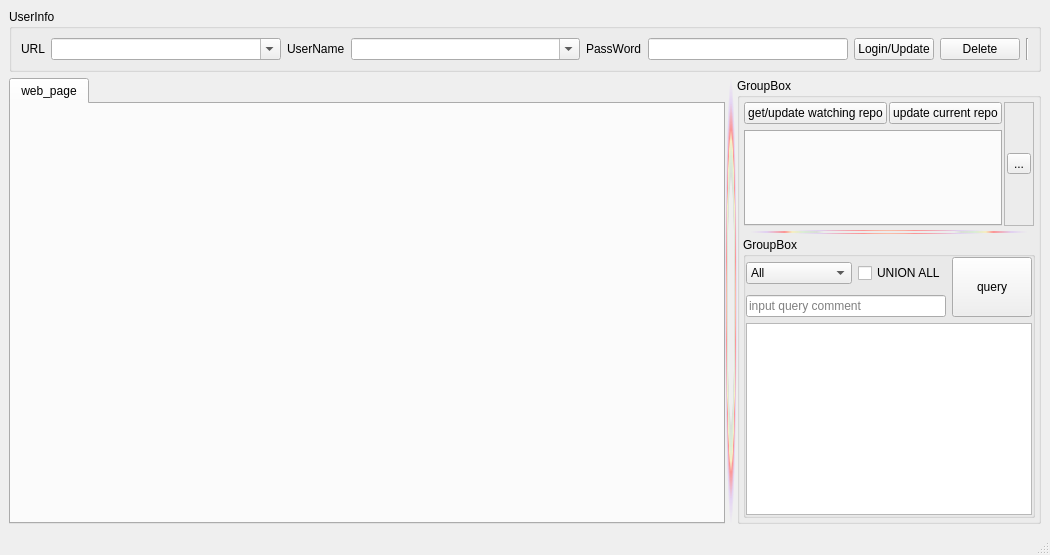
<?xml version="1.0" encoding="UTF-8"?>
<ui version="4.0">
 <class>MainWindow</class>
 <widget class="QMainWindow" name="MainWindow">
  <property name="geometry">
   <rect>
    <x>0</x>
    <y>0</y>
    <width>1050</width>
    <height>555</height>
   </rect>
  </property>
  <property name="windowTitle">
   <string>MainWindow</string>
  </property>
  <widget class="QWidget" name="centralwidget">
   <layout class="QVBoxLayout" name="verticalLayout">
    <item>
     <widget class="QWidget" name="widget" native="true">
      <layout class="QHBoxLayout" name="horizontalLayout_5">
       <property name="spacing">
        <number>6</number>
       </property>
       <property name="leftMargin">
        <number>0</number>
       </property>
       <property name="topMargin">
        <number>0</number>
       </property>
       <property name="rightMargin">
        <number>0</number>
       </property>
       <property name="bottomMargin">
        <number>0</number>
       </property>
       <item>
        <widget class="QGroupBox" name="groupBox_3">
         <property name="title">
          <string>UserInfo</string>
         </property>
         <layout class="QHBoxLayout" name="horizontalLayout_2">
          <item>
           <widget class="QLabel" name="label_14">
            <property name="sizePolicy">
             <sizepolicy hsizetype="Fixed" vsizetype="Preferred">
              <horstretch>0</horstretch>
              <verstretch>0</verstretch>
             </sizepolicy>
            </property>
            <property name="text">
             <string>URL</string>
            </property>
           </widget>
          </item>
          <item>
           <widget class="QComboBox" name="web_site_cb">
            <property name="sizePolicy">
             <sizepolicy hsizetype="Expanding" vsizetype="Fixed">
              <horstretch>0</horstretch>
              <verstretch>0</verstretch>
             </sizepolicy>
            </property>
            <property name="editable">
             <bool>true</bool>
            </property>
            <property name="insertPolicy">
             <enum>QComboBox::InsertAtTop</enum>
            </property>
           </widget>
          </item>
          <item>
           <widget class="QLabel" name="label_2">
            <property name="sizePolicy">
             <sizepolicy hsizetype="Fixed" vsizetype="Preferred">
              <horstretch>0</horstretch>
              <verstretch>0</verstretch>
             </sizepolicy>
            </property>
            <property name="text">
             <string>UserName</string>
            </property>
           </widget>
          </item>
          <item>
           <widget class="QComboBox" name="web_user_cb">
            <property name="sizePolicy">
             <sizepolicy hsizetype="Expanding" vsizetype="Fixed">
              <horstretch>0</horstretch>
              <verstretch>0</verstretch>
             </sizepolicy>
            </property>
            <property name="editable">
             <bool>true</bool>
            </property>
            <property name="insertPolicy">
             <enum>QComboBox::InsertAtTop</enum>
            </property>
           </widget>
          </item>
          <item>
           <widget class="QLabel" name="label_3">
            <property name="sizePolicy">
             <sizepolicy hsizetype="Fixed" vsizetype="Preferred">
              <horstretch>0</horstretch>
              <verstretch>0</verstretch>
             </sizepolicy>
            </property>
            <property name="text">
             <string>PassWord</string>
            </property>
           </widget>
          </item>
          <item>
           <widget class="QLineEdit" name="web_pwd_le">
            <property name="sizePolicy">
             <sizepolicy hsizetype="Expanding" vsizetype="Fixed">
              <horstretch>0</horstretch>
              <verstretch>0</verstretch>
             </sizepolicy>
            </property>
            <property name="minimumSize">
             <size>
              <width>90</width>
              <height>0</height>
             </size>
            </property>
            <property name="maximumSize">
             <size>
              <width>200</width>
              <height>16777215</height>
             </size>
            </property>
            <property name="text">
             <string/>
            </property>
            <property name="echoMode">
             <enum>QLineEdit::Password</enum>
            </property>
           </widget>
          </item>
          <item>
           <widget class="QPushButton" name="main_login_btn">
            <property name="sizePolicy">
             <sizepolicy hsizetype="Fixed" vsizetype="Fixed">
              <horstretch>0</horstretch>
              <verstretch>0</verstretch>
             </sizepolicy>
            </property>
            <property name="text">
             <string>Login/Update</string>
            </property>
           </widget>
          </item>
          <item>
           <widget class="QPushButton" name="main_del_user_btn">
            <property name="sizePolicy">
             <sizepolicy hsizetype="Fixed" vsizetype="Fixed">
              <horstretch>0</horstretch>
              <verstretch>0</verstretch>
             </sizepolicy>
            </property>
            <property name="text">
             <string>Delete</string>
            </property>
           </widget>
          </item>
          <item>
           <widget class="Line" name="line_3">
            <property name="orientation">
             <enum>Qt::Vertical</enum>
            </property>
           </widget>
          </item>
         </layout>
        </widget>
       </item>
      </layout>
     </widget>
    </item>
    <item>
     <widget class="QSplitter" name="splitter">
      <property name="sizePolicy">
       <sizepolicy hsizetype="Expanding" vsizetype="Expanding">
        <horstretch>0</horstretch>
        <verstretch>0</verstretch>
       </sizepolicy>
      </property>
      <property name="styleSheet">
       <string notr="true">QSplitter::handle{
background-color: qradialgradient(spread:pad, cx:0.5, cy:0.5, radius:0.5, fx:0.5, fy:0.5, stop:0 rgba(0, 0, 0, 0), stop:0.52 rgba(0, 0, 0, 0), stop:0.565 rgba(82, 121, 76, 33), stop:0.65 rgba(159, 235, 148, 64), stop:0.721925 rgba(255, 238, 150, 129), stop:0.77 rgba(255, 128, 128, 204), stop:0.89 rgba(191, 128, 255, 64), stop:1 rgba(0, 0, 0, 0));
}
QSplitter::handle:vertical  {
	margin:3px;
}</string>
      </property>
      <property name="frameShape">
       <enum>QFrame::NoFrame</enum>
      </property>
      <property name="orientation">
       <enum>Qt::Horizontal</enum>
      </property>
      <property name="handleWidth">
       <number>6</number>
      </property>
      <widget class="QTabWidget" name="tabWidget">
       <property name="sizePolicy">
        <sizepolicy hsizetype="Expanding" vsizetype="Expanding">
         <horstretch>9</horstretch>
         <verstretch>0</verstretch>
        </sizepolicy>
       </property>
       <property name="currentIndex">
        <number>0</number>
       </property>
       <widget class="MainWebFrom" name="wycz_tab__wid">
        <attribute name="title">
         <string>web_page</string>
        </attribute>
       </widget>
      </widget>
      <widget class="QGroupBox" name="groupBox">
       <property name="sizePolicy">
        <sizepolicy hsizetype="Preferred" vsizetype="Preferred">
         <horstretch>1</horstretch>
         <verstretch>0</verstretch>
        </sizepolicy>
       </property>
       <property name="title">
        <string>GroupBox</string>
       </property>
       <layout class="QVBoxLayout" name="verticalLayout_2">
        <property name="leftMargin">
         <number>3</number>
        </property>
        <property name="topMargin">
         <number>3</number>
        </property>
        <property name="rightMargin">
         <number>3</number>
        </property>
        <property name="bottomMargin">
         <number>3</number>
        </property>
        <item>
         <widget class="QSplitter" name="splitter_2">
          <property name="sizePolicy">
           <sizepolicy hsizetype="Preferred" vsizetype="Expanding">
            <horstretch>0</horstretch>
            <verstretch>9</verstretch>
           </sizepolicy>
          </property>
          <property name="orientation">
           <enum>Qt::Vertical</enum>
          </property>
          <widget class="QFrame" name="repo_frame">
           <property name="sizePolicy">
            <sizepolicy hsizetype="Preferred" vsizetype="Expanding">
             <horstretch>0</horstretch>
             <verstretch>9</verstretch>
            </sizepolicy>
           </property>
           <layout class="QGridLayout" name="gridLayout">
            <property name="leftMargin">
             <number>1</number>
            </property>
            <property name="topMargin">
             <number>1</number>
            </property>
            <property name="rightMargin">
             <number>1</number>
            </property>
            <property name="bottomMargin">
             <number>1</number>
            </property>
            <property name="horizontalSpacing">
             <number>2</number>
            </property>
            <item row="0" column="0">
             <widget class="QPushButton" name="get_watching_btn">
              <property name="sizePolicy">
               <sizepolicy hsizetype="Expanding" vsizetype="Fixed">
                <horstretch>0</horstretch>
                <verstretch>0</verstretch>
               </sizepolicy>
              </property>
              <property name="text">
               <string>get/update watching repo</string>
              </property>
             </widget>
            </item>
            <item row="0" column="1">
             <widget class="QPushButton" name="re_select_btn">
              <property name="sizePolicy">
               <sizepolicy hsizetype="Expanding" vsizetype="Fixed">
                <horstretch>0</horstretch>
                <verstretch>0</verstretch>
               </sizepolicy>
              </property>
              <property name="text">
               <string>update current repo</string>
              </property>
             </widget>
            </item>
            <item row="1" column="0" colspan="2">
             <widget class="QTabWidget" name="repo_tabWidget">
              <property name="tabPosition">
               <enum>QTabWidget::North</enum>
              </property>
              <property name="currentIndex">
               <number>-1</number>
              </property>
             </widget>
            </item>
            <item row="0" column="2" rowspan="2">
             <widget class="QFrame" name="toolbar_frame">
              <property name="sizePolicy">
               <sizepolicy hsizetype="Fixed" vsizetype="Preferred">
                <horstretch>0</horstretch>
                <verstretch>0</verstretch>
               </sizepolicy>
              </property>
              <property name="frameShape">
               <enum>QFrame::StyledPanel</enum>
              </property>
              <property name="frameShadow">
               <enum>QFrame::Raised</enum>
              </property>
              <layout class="QGridLayout" name="gridLayout_3">
               <property name="leftMargin">
                <number>2</number>
               </property>
               <property name="topMargin">
                <number>2</number>
               </property>
               <property name="rightMargin">
                <number>2</number>
               </property>
               <property name="bottomMargin">
                <number>2</number>
               </property>
               <item row="0" column="0">
                <widget class="QToolButton" name="toolButton">
                 <property name="text">
                  <string>...</string>
                 </property>
                </widget>
               </item>
              </layout>
             </widget>
            </item>
           </layout>
          </widget>
          <widget class="QGroupBox" name="groupBox_2">
           <property name="sizePolicy">
            <sizepolicy hsizetype="Preferred" vsizetype="Preferred">
             <horstretch>0</horstretch>
             <verstretch>0</verstretch>
            </sizepolicy>
           </property>
           <property name="title">
            <string>GroupBox</string>
           </property>
           <layout class="QGridLayout" name="gridLayout_2">
            <property name="leftMargin">
             <number>0</number>
            </property>
            <property name="topMargin">
             <number>0</number>
            </property>
            <property name="rightMargin">
             <number>0</number>
            </property>
            <property name="bottomMargin">
             <number>0</number>
            </property>
            <property name="horizontalSpacing">
             <number>6</number>
            </property>
            <item row="1" column="0">
             <widget class="QLineEdit" name="filter_le">
              <property name="placeholderText">
               <string>input query comment</string>
              </property>
             </widget>
            </item>
            <item row="2" column="0" colspan="2">
             <widget class="QTableView" name="filter_tv">
              <property name="selectionBehavior">
               <enum>QAbstractItemView::SelectRows</enum>
              </property>
             </widget>
            </item>
            <item row="0" column="1" rowspan="2">
             <widget class="QPushButton" name="filter_btn">
              <property name="sizePolicy">
               <sizepolicy hsizetype="Fixed" vsizetype="Expanding">
                <horstretch>0</horstretch>
                <verstretch>0</verstretch>
               </sizepolicy>
              </property>
              <property name="minimumSize">
               <size>
                <width>0</width>
                <height>60</height>
               </size>
              </property>
              <property name="text">
               <string>query</string>
              </property>
             </widget>
            </item>
            <item row="0" column="0">
             <widget class="QFrame" name="frame">
              <property name="frameShape">
               <enum>QFrame::NoFrame</enum>
              </property>
              <property name="frameShadow">
               <enum>QFrame::Plain</enum>
              </property>
              <layout class="QHBoxLayout" name="horizontalLayout" stretch="0,0">
               <property name="spacing">
                <number>6</number>
               </property>
               <property name="leftMargin">
                <number>0</number>
               </property>
               <property name="topMargin">
                <number>0</number>
               </property>
               <property name="rightMargin">
                <number>0</number>
               </property>
               <property name="bottomMargin">
                <number>0</number>
               </property>
               <item>
                <widget class="QComboBox" name="filter_cb">
                 <item>
                  <property name="text">
                   <string>All</string>
                  </property>
                 </item>
                </widget>
               </item>
               <item>
                <widget class="QCheckBox" name="filter_ckBox">
                 <property name="sizePolicy">
                  <sizepolicy hsizetype="Fixed" vsizetype="Fixed">
                   <horstretch>0</horstretch>
                   <verstretch>0</verstretch>
                  </sizepolicy>
                 </property>
                 <property name="text">
                  <string>UNION ALL</string>
                 </property>
                 <property name="checked">
                  <bool>false</bool>
                 </property>
                </widget>
               </item>
              </layout>
             </widget>
            </item>
           </layout>
          </widget>
         </widget>
        </item>
       </layout>
      </widget>
     </widget>
    </item>
   </layout>
  </widget>
  <widget class="QMenuBar" name="menubar">
   <property name="geometry">
    <rect>
     <x>0</x>
     <y>0</y>
     <width>1050</width>
     <height>22</height>
    </rect>
   </property>
  </widget>
  <widget class="QStatusBar" name="statusbar"/>
 </widget>
 <customwidgets>
  <customwidget>
   <class>MainWebFrom</class>
   <extends>QWidget</extends>
   <header>UUI/Serve</header>
  </customwidget>
 </customwidgets>
 <tabstops>
  <tabstop>main_login_btn</tabstop>
  <tabstop>web_site_cb</tabstop>
  <tabstop>web_pwd_le</tabstop>
  <tabstop>tabWidget</tabstop>
 </tabstops>
 <resources/>
 <connections>
  <connection>
   <sender>filter_le</sender>
   <signal>returnPressed()</signal>
   <receiver>filter_btn</receiver>
   <slot>click()</slot>
   <hints>
    <hint type="sourcelabel">
     <x>899</x>
     <y>302</y>
    </hint>
    <hint type="destinationlabel">
     <x>986</x>
     <y>295</y>
    </hint>
   </hints>
  </connection>
 </connections>
</ui>
